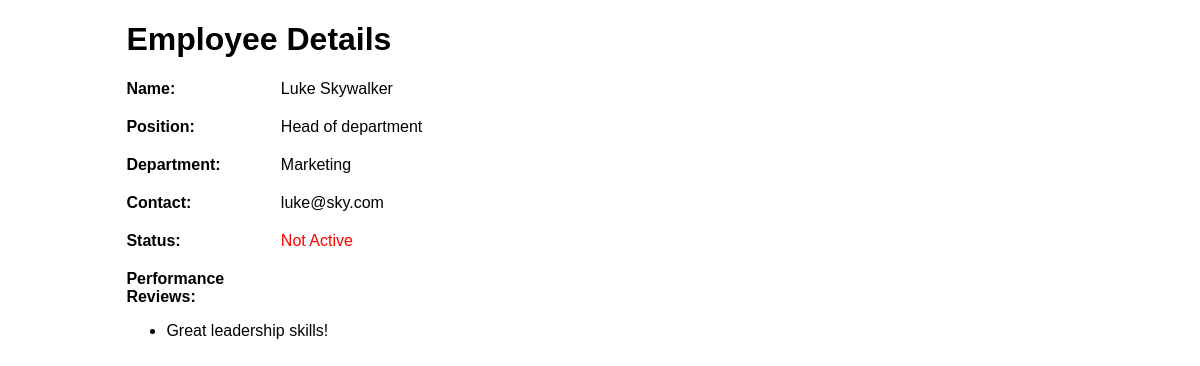
Screenshot of /employeeDetails.html?id=7 with the database file from the repository.
### tables this page shows
CREATE TABLE employees (
            id TEXT PRIMARY KEY,
            name TEXT NOT NULL,
            position TEXT NOT NULL,
            department TEXT NOT NULL,
            contact TEXT,
            active BOOLEAN NOT NULL,
            performance_reviews TEXT
        );

### app.py (the view)
@app.route("/employeeDetails.html")
def employee_details():
    employee_id = request.args.get('id')
    if not employee_id:
        return handle_invalid_data_response("Employee ID is required")
    is_valid, error = validate_employee_id(employee_id)
    if not is_valid:
        return handle_invalid_data_response(error)
    employee = get_employee_by_id(employee_id)
    if not employee:
        return jsonify({"status": "error", "message": "Employee not found"}), 404
    employee_data = dict(employee)
    employee_data['performance_reviews'] = json.loads(employee_data['performance_reviews'])
    return render_template('employeeDetails.html', employee=employee_data)

### app.py (called while the page is built)
def get_db_connection():
    conn = sqlite3.connect('employees.db')
    conn.row_factory = sqlite3.Row
    return conn

def validate_employee_id(employee_id):
    if not employee_id.isdigit():
        return False, "Employee ID must be an integer"
    return True, None

def get_employee_by_id(employee_id):
    conn = get_db_connection()
    employee = conn.execute('SELECT * FROM employees WHERE id = ?', (employee_id,)).fetchone()
    conn.close()
    return employee

### templates/employeeDetails.html (shortened to what this page needs)
<!DOCTYPE html>
<html lang="en">
<head>
</head>
<body>
    <div class="container">
        <h1>Employee Details</h1>
        <div class="employee-detail">
            <strong>Name:</strong> <span>{{ employee.name }}</span>
        </div>
        <div class="employee-detail">
            <strong>Position:</strong> <span>{{ employee.position }}</span>
        </div>
        <div class="employee-detail">
            <strong>Department:</strong> <span>{{ employee.department }}</span>
        </div>
        <div class="employee-detail">
            <strong>Contact:</strong> <span>{{ employee.contact }}</span>
        </div>
        <div class="employee-detail">
            <strong>Status:</strong>
            <span class="{{ 'status-active' if employee.active else 'status-inactive' }}">
                {{ 'Active' if employee.active else 'Not Active' }}
            </span>
        </div>
        <div class="employee-detail">
            <strong>Performance Reviews:</strong>
            <ul>
                {% for review in employee.performance_reviews %}
                    <li>{{ review }}</li>
                {% endfor %}
            </ul>
        </div>
    </div>
</body>
</html>

### templates/employeeDetails.html (style rules this page uses)
body { font-family: Arial, sans-serif; }
.container { width: 80%; margin: auto; }
.employee-detail { margin-bottom: 20px; }
.employee-detail strong { display: inline-block; width: 150px; }
.status-inactive { color: red; }

### rows the page displays
employees: name "Luke Skywalker", position "Head of department", department "Marketing", contact "luke@sky.com", active "Not Active"

### other values shown
{{ review }} "Great leadership skills!"
